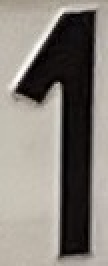
#> input picture OCR_Julius/InitialTrainingSet/1/image3.jpeg, 54 x 133 px (shown 2 times larger)
$ python -i main.py   (imports and definitions only)
#> lines starting #> are read from the running program, lines starting #| are printed output that depends on the picture; after the words box and inside, x2 and y2 are one past the last pixel; in counts of white or black regions, pixels touching at a corner belong together
import cv2
import os
import numpy as np
from sklearn.model_selection import train_test_split
from sklearn.neighbors import KNeighborsClassifier
from sklearn.multiclass import OneVsOneClassifier
from sklearn.svm import LinearSVC

usingBinary = True
debug = False

def process_image(image_path):
    """
    Reads in the image and does multiple processing steps to extract features
    :param image_path:
    :return: feature vector
    """""
#> called with image_path = 'InitialTrainingSet/1/image3.jpeg'
    image = cv2.imread(image_path, cv2.IMREAD_GRAYSCALE)
#> image: shape (133, 54); min 0, max 255, mean 128.5
    if usingBinary:
        image = cv2.resize(image, (50, 90))
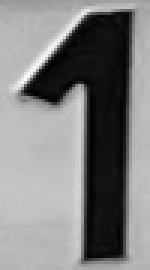
#> image: shape (90, 50) (shown 3 times larger); min 1, max 249, mean 128.4
    else:
        image = cv2.resize(image, (25, 45))  # TODO: Check if this works correctly
    _, binary = cv2.threshold(image, 127, 255, cv2.THRESH_BINARY)  # also turn into binary edges
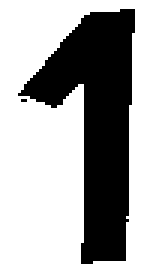
#> binary: shape (90, 50) (shown 3 times larger); 64.6% white; 2 black regions (1 under 20 px), largest, box (x1, y1, x2, y2) and area: (6, 3, 45, 88) 1592
    edges = cv2.Canny(image, 100, 200)  # Find edges
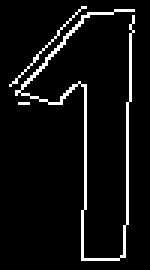
#> edges: shape (90, 50) (shown 3 times larger); 6.2% white in thin lines or dots, all inside (x1, y1, x2, y2) = (3, 2, 45, 87)
    contours, _ = cv2.findContours(edges, cv2.RETR_EXTERNAL, cv2.CHAIN_APPROX_SIMPLE)  # only external contours
#> contours = 3 contours, 2 with area under 20; largest, box (x1, y1, x2, y2) and area: (5, 3, 45, 87) 28
    if contours:  # There might not be any
        contour = max(contours, key=cv2.contourArea)  # Assume the largest contour corresponds to the letter/number
#> contour = contour of 86 points, box (x1, y1, x2, y2) (5, 3, 45, 87), area 28
        # TODO: Check assumption for things like W

        # Compute features
        area = cv2.contourArea(contour)
#> area = 28.5
        normalized_area = area / (image.shape[0] * image.shape[1])
#> normalized_area = 0.00633
        perimeter = cv2.arcLength(contour, True)
#> perimeter = 469
        shape_complexity = (perimeter ** 2) / area if area != 0 else 0
#> shape_complexity = 7719.1
        hull = cv2.convexHull(contour)
#> hull = contour of 11 points, box (x1, y1, x2, y2) (5, 3, 45, 87), area 2210
        hull_area = cv2.contourArea(hull)
#> hull_area = 2210
        solidity = area / hull_area if hull_area != 0 else 0
#> solidity = 0.0129
        moments = cv2.moments(contour)
#> moments = moments, m00 28.5, centre m10/m00, m01/m00 = (19.06, 21.99)
        hu_moments = cv2.HuMoments(moments).flatten()
#> hu_moments = [9.18, 34.96, 4077.3, 3609.8, 13847726.4, 19162.5, -138987.8]
        horizontal_projection = np.sum(binary == 0, axis=1)  # Sum of black pixels in each row
#> horizontal_projection = 90 values, max 35 at index 27, min 0 at index 0, mean 17.71
        vertical_projection = np.sum(binary == 0, axis=0)  # Sum of black pixels in each column
#> vertical_projection = 50 values, max 84 at index 30, min 0 at index 0, mean 31.88

        # Maybe add projects on the axes and distance from bottom/sides to black pixels

        if debug:
            print(f"{image_path}: Got area {normalized_area}, perimeter {perimeter}, solidity {solidity}, "
                  f"and complexity {shape_complexity}")
        return ([normalized_area, perimeter, solidity, shape_complexity]
                + hu_moments.tolist() + horizontal_projection.tolist() + vertical_projection.tolist())


# [94 lines left out: functions train_knn, test_knn, main, not called in this run]


# [1 line not run here, left out]

>>> result = process_image('InitialTrainingSet/1/image3.jpeg')
#> result = 151 values, max 13847726.4 at index 8, min -138987.8 at index 10, mean 91039.8

$ run again, on OCR_Julius/InitialTrainingSet/U/image5.jpeg
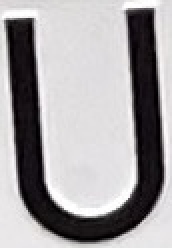
#> input picture OCR_Julius/InitialTrainingSet/U/image5.jpeg, 86 x 124 px (shown 2 times larger)
#> in process_image, `_, binary = cv2.threshold(image, 127, 255, cv2.THRESH_BINARY)`:
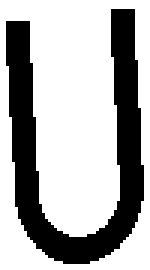
#> binary: shape (90, 50) (shown 3 times larger); 68.3% white; 1 black region, box (x1, y1, x2, y2) and area: (2, 3, 48, 88) 1428
#> in process_image, `edges = cv2.Canny(image, 100, 200)`:
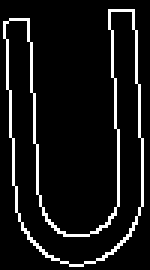
#> edges: shape (90, 50) (shown 3 times larger); 8.6% white in thin lines or dots, all inside (x1, y1, x2, y2) = (1, 3, 48, 89)
#> contours = 1 contour; box (x1, y1, x2, y2) and area: (1, 3, 48, 89) 1433
#> contour = contour of 82 points, box (x1, y1, x2, y2) (1, 3, 48, 89), area 1433
#> area = 1433
#> normalized_area = 0.318
#> perimeter = 378
#> shape_complexity = 99.72
#> hull = contour of 22 points, box (x1, y1, x2, y2) (1, 3, 48, 89), area 3410
#> hull_area = 3410.5
#> solidity = 0.42
#> moments = moments, m00 1433, centre m10/m00, m01/m00 = (25.07, 48.75)
#> hu_moments = [0.605, 0.0609, 0.00345, 0.00502, -2.06e-05, 0.00124, 3.2e-06]
#> horizontal_projection = 90 values, max 32 at index 79, min 0 at index 0, mean 15.87
#> vertical_projection = 50 values, max 78 at index 40, min 0 at index 0, mean 28.56
#> result = 151 values, max 378 at index 1, min -2.06e-05 at index 8, mean 22.09

$ run again, on OCR_Julius/InitialTrainingSet/U/image6.jpeg
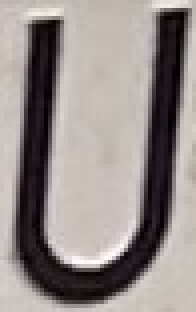
#> input picture OCR_Julius/InitialTrainingSet/U/image6.jpeg, 49 x 78 px (shown 4 times larger)
#> in process_image, `_, binary = cv2.threshold(image, 127, 255, cv2.THRESH_BINARY)`:
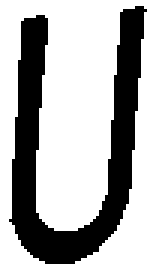
#> binary: shape (90, 50) (shown 3 times larger); 67.7% white; 1 black region, box (x1, y1, x2, y2) and area: (3, 2, 49, 88) 1454
#> in process_image, `edges = cv2.Canny(image, 100, 200)`:
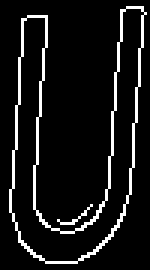
#> edges: shape (90, 50) (shown 3 times larger); 8.7% white in thin lines or dots, all inside (x1, y1, x2, y2) = (3, 2, 49, 88)
#> contours = 2 contours, 1 with area under 20; largest, box (x1, y1, x2, y2) and area: (3, 2, 49, 88) 1369
#> contour = contour of 91 points, box (x1, y1, x2, y2) (3, 2, 49, 88), area 1369
#> area = 1369
#> normalized_area = 0.304
#> perimeter = 375.7
#> shape_complexity = 103.1
#> hull = contour of 18 points, box (x1, y1, x2, y2) (3, 2, 49, 88), area 3187
#> hull_area = 3187
#> solidity = 0.43
#> moments = moments, m00 1369, centre m10/m00, m01/m00 = (24.08, 48.5)
#> hu_moments = [0.615, 0.0936, 0.00206, 0.00676, -1.6e-05, 0.00206, 1.95e-05]
#> horizontal_projection = 90 values, max 33 at index 77, min 0 at index 0, mean 16.16
#> vertical_projection = 50 values, max 80 at index 11, min 0 at index 0, mean 29.08
#> result = 151 values, max 375.7 at index 1, min -1.6e-05 at index 8, mean 22.44
